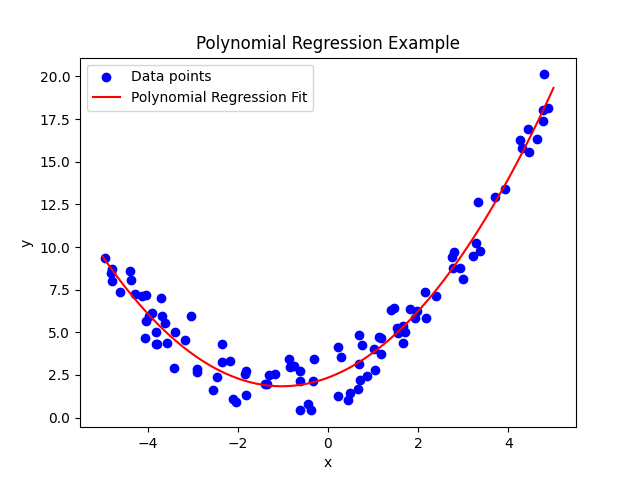

Reproduce this figure in Python.
import numpy as np
import matplotlib.pyplot as plt
from sklearn.linear_model import LinearRegression
from sklearn.preprocessing import PolynomialFeatures
from sklearn.metrics import mean_squared_error

#生成模拟数据
np.random.seed(0)

x = np.random.rand(100, 1)*10 - 5
y = 0.5*x**2 + x + 2 + np.random.randn(100, 1)

#print (x)
#print (y)

#多项式回归：将数据转换为多项式
poly_features = PolynomialFeatures(degree=2, include_bias=False)
x_poly = poly_features.fit_transform(x)

#训练模型
lin_reg = LinearRegression()
lin_reg.fit(x_poly, y)

#获取模型参数
b0, b1, b2 = lin_reg.intercept_[0], lin_reg.coef_[0][0], lin_reg.coef_[0][1]
print(f"模型参数：b0 = {b0}, b1 = {b1}, b2 = {b2}")


#绘制多项式回归拟合结果
x_new = np.linspace(-5, 5, 100).reshape(100, 1)
x_new_poly = poly_features.transform(x_new)
y_new = lin_reg.predict(x_new_poly)

plt.scatter(x, y, color = 'blue', label = 'Data points')
plt.plot(x_new, y_new, color = 'red', label = 'Polynomial Regression Fit')
plt.xlabel('x')
plt.ylabel('y')
plt.title('Polynomial Regression Example')
plt.legend()
plt.show()
